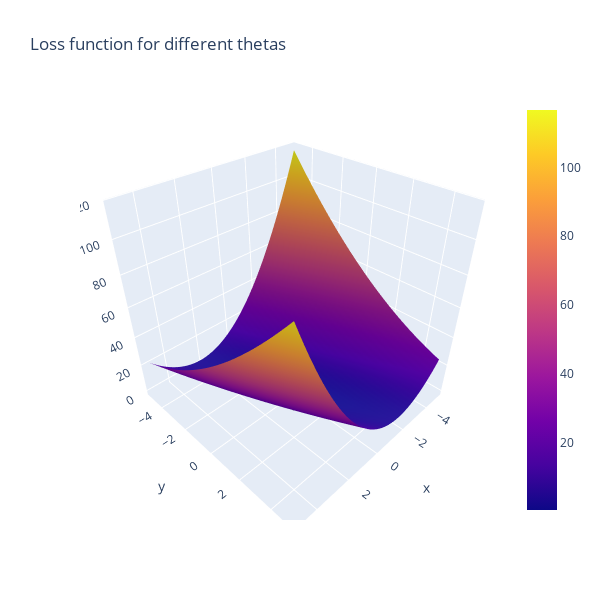

The notebook cell saved with this chart:
### Code cell
#Here is the same figure as above, with the line the loss function takes toward the minimum.

#X = Theta0
#Y - Theta1
#Z = Loss
#black line = path of loss function over the iterations.
#Find where it is closest to 0 in X and Y!

#you can click/hold in the graph below to rotate!

line_marker = dict(color='#101010', width=2)
fig = go.Figure()
fig.add_surface(x=theta1_vals, y=theta0_vals, z=J_vals)
fig.add_scatter3d(x=theta1_history, y=theta0_history, z=J_history, line=line_marker, name='')
#The below line adds a graph of just the loss over iterations in a 2D plane
plt.plot(theta0_history, theta1_history, 'r+');
fig.update_layout(title='Loss function for different thetas', autosize=True,
                  width=600, height=600, xaxis_title='theta0', 
                 yaxis_title='theta1')
fig.show()
